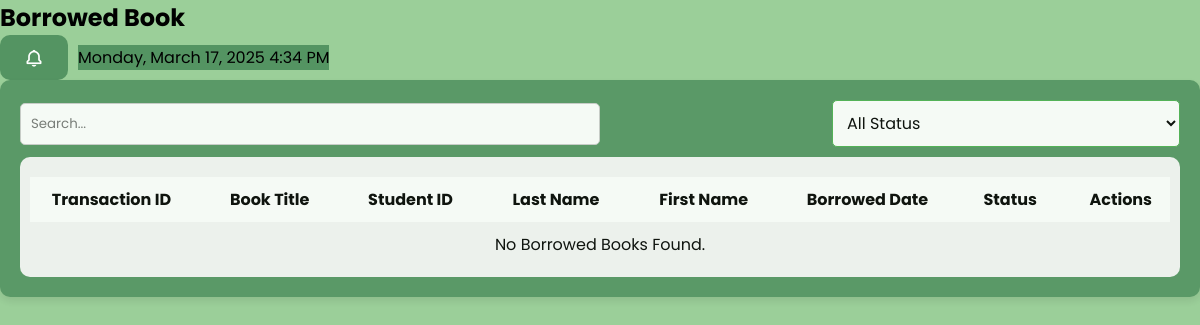
Before: /borrowedbook.php with the older database file.
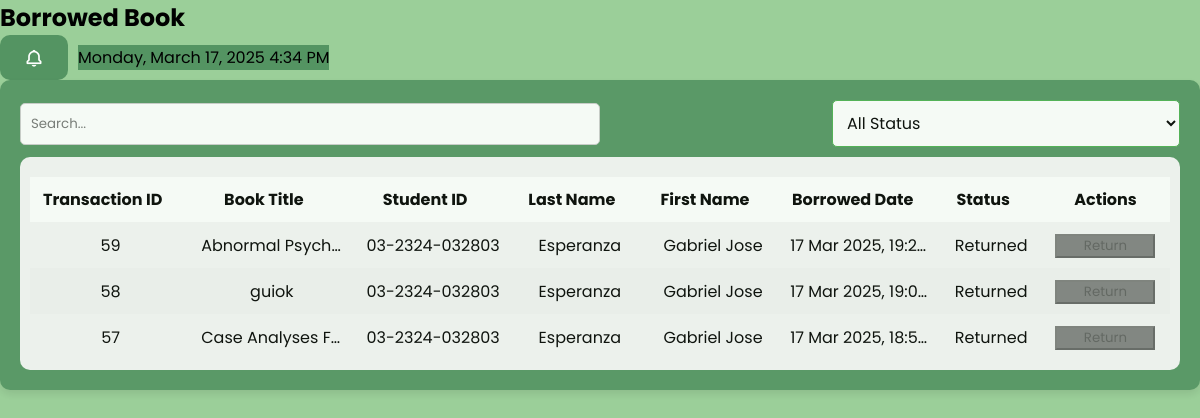
After: the same page with the newer database file.
### tables this page shows
CREATE TABLE `borrow` (
  `transaction_id` int(11) NOT NULL,
  `student_id` varchar(255) NOT NULL,
  `book_code` varchar(255) NOT NULL,
  `title` varchar(255) NOT NULL,
  `borrowed_date` varchar(255) NOT NULL,
  `due_date` varchar(255) NOT NULL,
  `status` varchar(255) NOT NULL,
  `server_time` varchar(255) NOT NULL DEFAULT current_timestamp()
);

CREATE TABLE `user` (
  `user_id` int(11) NOT NULL COMMENT 'Unique ID for each user.',
  `student_id` varchar(255) NOT NULL COMMENT 'Student ID "03-2324-xxxxxx"',
  `first_name` varchar(255) NOT NULL,
  `last_name` varchar(255) NOT NULL,
  `password` varchar(255) NOT NULL,
  `program` varchar(255) NOT NULL,
  `phinmaed_email` varchar(255) NOT NULL COMMENT 'PHINMA EMAIL',
  `year_level` varchar(255) NOT NULL,
  `department` varchar(100) NOT NULL COMMENT 'Course',
  `created_at` timestamp NOT NULL DEFAULT current_timestamp() ON UPDATE current_timestamp() COMMENT 'Registration date',
  `contact_number` bigint(15) NOT NULL COMMENT 'contact number',
  `status` tinyint(1) NOT NULL DEFAULT 1
);

### borrowedbook.php (the view, shortened to what this page needs)
<?php include 'db_config.php'; ?>
<!DOCTYPE html>
<html lang="en">
<head>
    <link rel="stylesheet" href="borrowedbook.css">
    <link rel="stylesheet" href="global.css">
    <link href='https://unpkg.com/boxicons@2.1.1/css/boxicons.min.css' rel='stylesheet'>
</head>
<body>
<nav class="header">
    <h1>Borrowed Book</h1>
    <div class="header-actions">
        <button id="notificationButton" class="notification-btn">
            <i class='bx bx-bell'></i>
        </button>
        <div class="header-right">
            <?php echo date('l, F j, Y g:i A'); ?>
        </div>
    </div>
</nav>
<div class="container3">
    <div class="search-sort">
        <input type="text" id="search3" placeholder="Search...">
        <select id="statusFilter" class="filter-attendance">
            <option value="">All Status</option>
        </select>
    </div>
    <div class="table-container4">
        <table>
            <thead>
                <tr>
                    <th data-column1="transaction_id" data-order="asc">Transaction ID<i class='bx bx-sort sort-icon'></i></th>
                    <th data-column1="title" data-order="asc">Book Title<i class='bx bx-sort sort-icon'></i></th>
                    <th data-column1="student_id" data-order="asc">Student ID<i class='bx bx-sort sort-icon'></i></th>
                    <th data-column1="last_name" data-order="asc">Last Name<i class='bx bx-sort sort-icon'></i></th>
                    <th data-column1="first_name" data-order="asc">First Name<i class='bx bx-sort sort-icon'></i></th>
                    <th data-column1="borrowed_date" data-order="asc">Borrowed Date<i class='bx bx-sort sort-icon'></i></th>
                    <th data-column1="status" data-order="asc">Status<i class='bx bx-sort sort-icon'></i></th>
                    <th>Actions</th>
                </tr>
            </thead>
            <tbody id="borrowedBookTableBody">
                <?php
                $query = "SELECT borrow.transaction_id, borrow.title, user.student_id, user.last_name, user.first_name,
                                 borrow.borrowed_date, borrow.status
                          FROM borrow
                          INNER JOIN user ON borrow.student_id = user.student_id
                          ORDER BY borrow.borrowed_date DESC";
                $result = $conn->query($query);
                if ($result->num_rows > 0) {
                    while ($row = $result->fetch_assoc()) {
                        $disabled = ($row['status'] === 'Returned') ? 'disabled' : '';
                        echo "<tr>
                                <td>{$row['transaction_id']}</td>
                                <td>{$row['title']}</td>
                                <td>{$row['student_id']}</td>
                                <td>{$row['last_name']}</td>
                                <td>{$row['first_name']}</td>
                                <td>{$row['borrowed_date']}</td>
                                <td>{$row['status']}</td>
                                <td>
                                <div class='actions_button'>
                                    <button class='return-btn' data-transaction-id='{$row['transaction_id']}' {$disabled}>Return</button>
                                </div>
                                </td>
                              </tr>";
                    }
                } else {
                    echo "<tr><td colspan='8'>No Borrowed Books Found.</td></tr>";
                }
                ?>
            </tbody>
        </table>
    </div>
</div>
</body>
</html>

### borrowedbook.css (style rules this page uses)
.table-container4 { width: 100%; height: 94%; overflow-y: auto; border-radius: 10px; padding: 10px; margin-top: 10px; }
.return-btn { background-color: aqua; width: 100px; }
button:disabled { background-color: grey; cursor: not-allowed; }

### global.css (style rules this page uses)
* { margin: 0; padding: 0; box-sizing: border-box; font-family: 'Poppins', sans-serif; }
:root { --body-color: #f5f5f5; --sidebar-color: linear-gradient(180deg, #1E5128, #000000); --primary-color: #549462; --primary-color-light: #f5f5f5; --toggle-color: #9cb69b; --text-color: #9b9b9b; --table-text-color: #000000; --success-color: #4CAF50; --hover-success-color: #388E3C; --danger-color: #D32F2F; --danger-hover-color: #B71C1C; --edit-button-color: #07c900; --tran-02: all 0.2s ease; --tran-05: all 0.5s ease; --font-size-base: 1rem; --spacing-base: 1rem; }
body { background-color: #9BCF99; transition: var(--tran-05); overflow-x: hidden; font-size: var(--font-size-base); }
.filter-attendance { display: flex; align-items: center; background-color: white; border: 1px solid #4CAF50; padding: calc(var(--spacing-base) * 0.625); cursor: pointer; border-radius: 0.3125rem; font-size: calc(var(--font-size-base) * 1); gap: calc(var(--spacing-base) * 0.3125); width: 30%; }
table { width: 100%; border-collapse: collapse; margin-top: calc(var(--spacing-base) * 0.625); }
thead { background-color: #ffffff; position: sticky; top: 0; z-index: 1; }
thead th, tbody td { padding: calc(var(--spacing-base) * 0.625); text-align: center; max-width: 150px; overflow: hidden; text-overflow: ellipsis; white-space: nowrap; }
thead th { cursor: pointer; }
body.dark thead th, tbody td { color: var(--table-text-color); }
tbody tr:nth-child(even) { background-color: #f2f2f2; }
.search-sort { display: flex; align-items: center; justify-content: space-between; border-radius: 0.625rem; }
.search-sort input { width: 50%; padding: calc(var(--spacing-base) * 0.625); border: 1px solid #ccc; border-radius: 0.3125rem; margin-right: calc(var(--spacing-base) * 1.25); display: flex; }
.container, .container2, .container3, .container4,.container5 { width: 100%; height: 90%; margin: auto; padding: calc(var(--spacing-base) * 1.25); background-color: var(--primary-color); border-radius: 0.625rem; box-shadow: 0 4px 8px rgba(0, 0, 0, 0.1); opacity: 0.9; transition: var(--tran-05) ease; }
body.dark .container, .container2, .container3, .container4,.container5 { background: var(--primary-color); }
body.dark .table-container5,.table-container,.table-container1,.table-container3,.table-container4,.table-container2 { background: var(--body-color); }
.header-right { background:var(--primary-color); }
.notification-btn { background: none; border: none; cursor: pointer; color: white; font-size: 1.25rem; background: var(--primary-color); border-radius: 0.625rem; display: flex; align-items: center; justify-content: center; padding: 0.625rem; padding-right: 1.5rem; padding-left: 1.5rem; height: 45px; }
.header-actions { display: flex; align-items: center; gap: 10px; }

Changed rows visible on the page:
added borrow: transaction_id "59", title "Abnormal Psych…", user.student_id "03-2324-032803", user.last_name "Esperanza", user.first_name "Gabriel Jose", borrowed_date "17 Mar 2025, 19:2…", status "Returned"
added borrow: transaction_id "58", title "guiok", user.student_id "03-2324-032803", user.last_name "Esperanza", user.first_name "Gabriel Jose", borrowed_date "17 Mar 2025, 19:0…", status "Returned"
added borrow: transaction_id "57", title "Case Analyses F…", user.student_id "03-2324-032803", user.last_name "Esperanza", user.first_name "Gabriel Jose", borrowed_date "17 Mar 2025, 18:5…", status "Returned"
Other visible differences:
text no longer shown: "No Borrowed Books Found."
